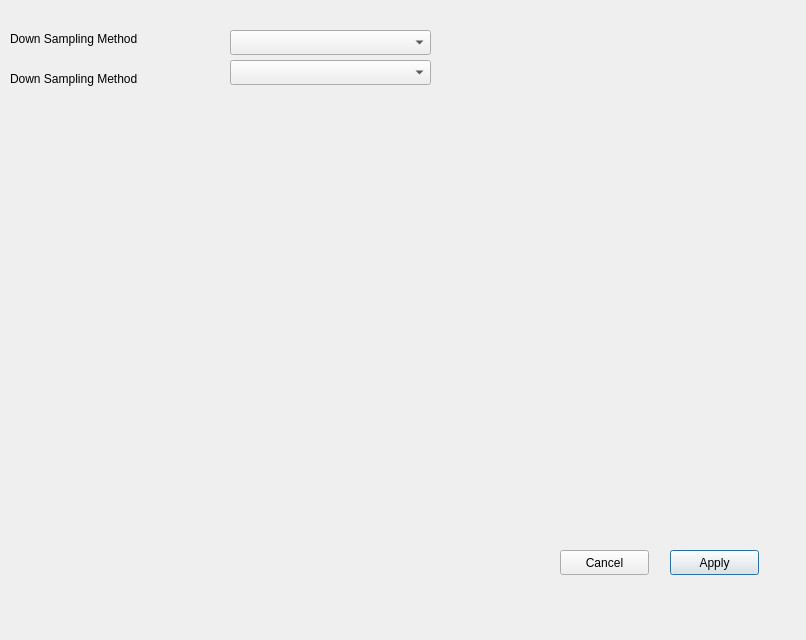
<?xml version="1.0" encoding="UTF-8"?>
<ui version="4.0">
 <class>SettingsDialog</class>
 <widget class="QDialog" name="SettingsDialog">
  <property name="geometry">
   <rect>
    <x>0</x>
    <y>0</y>
    <width>806</width>
    <height>640</height>
   </rect>
  </property>
  <property name="windowTitle">
   <string>Dialog</string>
  </property>
  <widget class="QComboBox" name="comboBox">
   <property name="geometry">
    <rect>
     <x>230</x>
     <y>30</y>
     <width>201</width>
     <height>25</height>
    </rect>
   </property>
   <property name="editable">
    <bool>false</bool>
   </property>
  </widget>
  <widget class="QLabel" name="label">
   <property name="geometry">
    <rect>
     <x>10</x>
     <y>30</y>
     <width>171</width>
     <height>17</height>
    </rect>
   </property>
   <property name="text">
    <string>Down Sampling Method</string>
   </property>
  </widget>
  <widget class="QPushButton" name="okButton">
   <property name="geometry">
    <rect>
     <x>670</x>
     <y>550</y>
     <width>89</width>
     <height>25</height>
    </rect>
   </property>
   <property name="text">
    <string>Apply</string>
   </property>
  </widget>
  <widget class="QPushButton" name="cancelButton">
   <property name="geometry">
    <rect>
     <x>560</x>
     <y>550</y>
     <width>89</width>
     <height>25</height>
    </rect>
   </property>
   <property name="text">
    <string>Cancel</string>
   </property>
  </widget>
  <widget class="QLabel" name="label_2">
   <property name="geometry">
    <rect>
     <x>10</x>
     <y>70</y>
     <width>171</width>
     <height>17</height>
    </rect>
   </property>
   <property name="text">
    <string>Down Sampling Method</string>
   </property>
  </widget>
  <widget class="QComboBox" name="comboBox_2">
   <property name="geometry">
    <rect>
     <x>230</x>
     <y>60</y>
     <width>201</width>
     <height>25</height>
    </rect>
   </property>
   <property name="editable">
    <bool>false</bool>
   </property>
  </widget>
 </widget>
 <resources/>
 <connections/>
</ui>
